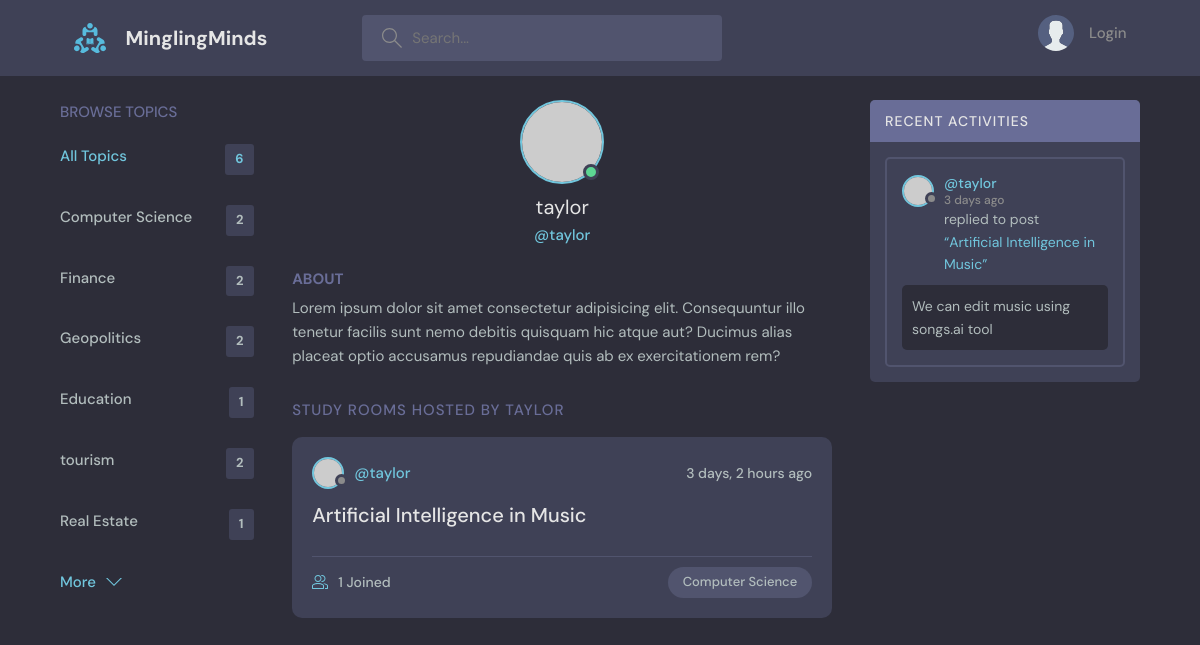
Screenshot of /profile/3/ with the database file from the repository.
### base/models.py (models this page shows, shortened)
class Topic(models.Model):
    name = models.CharField(max_length=200)

class Room(models.Model):
    host = models.ForeignKey(User, on_delete = models.SET_NULL, null=True)
    topic = models.ForeignKey(Topic, on_delete = models.SET_NULL, null=True)
    name = models.CharField(max_length=200)
    description = models.TextField(null=True, blank=True)
    participants = models.ManyToManyField(User, related_name="participants", blank=True)
    updated = models.DateTimeField(auto_now=True)
    created = models.DateTimeField(auto_now_add=True)
    class Meta:
        ordering = ['-updated', '-created']

class Message(models.Model):
    user = models.ForeignKey(User, on_delete = models.CASCADE)
    room = models.ForeignKey(Room, on_delete = models.CASCADE)
    body = models.TextField()
    updated = models.DateTimeField(auto_now=True)
    created = models.DateTimeField(auto_now_add=True)
    class Meta:
        ordering = ['-updated', '-created']

### base/views.py (the view)
# urls.py: path('profile/<str:pk>/', views.userProfile, name="user-profile"),
def userProfile(request, pk):
    user = User.objects.get(id=pk)
    rooms = user.room_set.all()
    room_messages = user.message_set.all()
    topics = Topic.objects.all()
    context = {'user':user, 'rooms':rooms, 'room_messages':room_messages, 'topics':topics}
    return render(request, 'base/profile.html', context)

### base/templates/base/profile.html (shortened to what this page needs)
{% extends 'main.html' %}
{% block content %}
  <main class="profile-page layout layout--3">
    <div class="container">
      {% include 'base/topics_componant.html' %}
      <div class="roomList">
        <div class="profile">
          <div class="profile__avatar">
            <div class="avatar avatar--large active">
              <img src="https://randomuser.me/api/portraits/men/11.jpg" />
            </div>
          </div>
          <div class="profile__info">
            <h3>{{user.username}}</h3>
            <p>@{{user.username}}</p>
          </div>
          <div class="profile__about">
            <h3>About</h3>
            <p>
              Lorem ipsum dolor sit amet consectetur adipisicing elit. Consequuntur illo tenetur
              facilis sunt nemo debitis quisquam hic atque aut? Ducimus alias placeat optio
              accusamus repudiandae quis ab ex exercitationem rem?
            </p>
          </div>
        </div>
        <div class="roomList__header">
          <div>
            <h2>Study Rooms Hosted by {{user.username}}</a>
            </h2>
          </div>
        </div>
        {% include 'base/feed_componant.html' %}
      </div>
      {% include 'base/activity_componant.html' %}
    </div>
  </main>
{% endblock content %}

### base/templates/base/topics_componant.html
<div class="topics">
    <div class="topics__header">
      <h2>Browse Topics</h2>
    </div>
    <ul class="topics__list">
      <li>
        <a href="{% url 'home' %}" class="active">All Topics <span>{{ topics.all.count }}</span></a>
      </li>
      {% for topic in topics %}
      <li>
        <a href="{% url 'home' %}?q={{topic.name}}">{{ topic.name }} <span>{{ topic.room_set.all.count }}</span></a>
      </li>
      {% endfor %}
    </ul>
    <a class="btn btn--link" href="topics.html">
      More
      <svg version="1.1" xmlns="http://www.w3.org/2000/svg" width="32" height="32" viewBox="0 0 32 32">
        <title>chevron-down</title>
        <path d="M16 21l-13-13h-3l16 16 16-16h-3l-13 13z"></path>
      </svg>
    </a>
  </div>

### base/templates/base/feed_componant.html (shortened to what this page needs)
{% for room in rooms %}
<div class="roomListRoom">
    <div class="roomListRoom__header">
      <a href="{% url 'user-profile' room.host.id %}" class="roomListRoom__author">
        <div class="avatar avatar--small">
          <img src="https://randomuser.me/api/portraits/women/11.jpg" />
        </div>
        <span>@{{room.host.username}}</span>
      </a>
      <div class="roomListRoom__actions">
        <span>{{room.created | timesince}} ago</span>
      </div>
    </div>
    <div class="roomListRoom__content">
      <a href="{% url 'room' room.id %}">{{room.name}}</a>
    </div>
    <div class="roomListRoom__meta">
      <a href="{% url 'room' room.id %}" class="roomListRoom__joined">
        {{room.participants.all.count}} Joined
      </a>
      <p class="roomListRoom__topic">{{room.topic.name}}</p>
    </div>
  </div>
  {% endfor %}

### base/templates/base/activity_componant.html (shortened to what this page needs)
<div class="activities">
    <div class="activities__header">
      <h2>Recent Activities</h2>
    </div>
    {% for message in room_messages %}
    <div class="activities__box">
      <div class="activities__boxHeader roomListRoom__header">
        <a href="{% url 'user-profile' message.user.id %}" class="roomListRoom__author">
          <div class="avatar avatar--small">
            <img src="https://randomuser.me/api/portraits/women/11.jpg" />
          </div>
          <p>
            @{{message.user}}
            <span>{{message.created|timesince}} ago</span>
          </p>
        </a>
      </div>
      <div class="activities__boxContent">
        <p>replied to post <a href="{% url 'room' message.room.id %}">“{{ message.room.name }}”</a></p>
        <div class="activities__boxRoomContent">
        {{ message.body }}
        </div>
      </div>
    </div>
    {% endfor %}
  </div>

### rows the page displays
Topic: name "Computer Science", room_set.all.count "2"
Topic: name "Finance", room_set.all.count "2"
Topic: name "Geopolitics", room_set.all.count "2"
Topic: name "Education", room_set.all.count "1"
Topic: name "tourism", room_set.all.count "2"
Topic: name "Real Estate", room_set.all.count "1"
Room: host.username "taylor", created "3 days, 2 hours", name "Artificial Intelligence in Music", participants.all.count "1", topic.name "Computer Science"
Message: user "taylor", created "3 days", room.name "Artificial Intelligence in Music", body "We can edit music using songs.ai tool"

### other values shown
{{ topics.all.count }} "6"
{{ user.username }} "taylor"
{{ user.username }} "TAYLOR"
